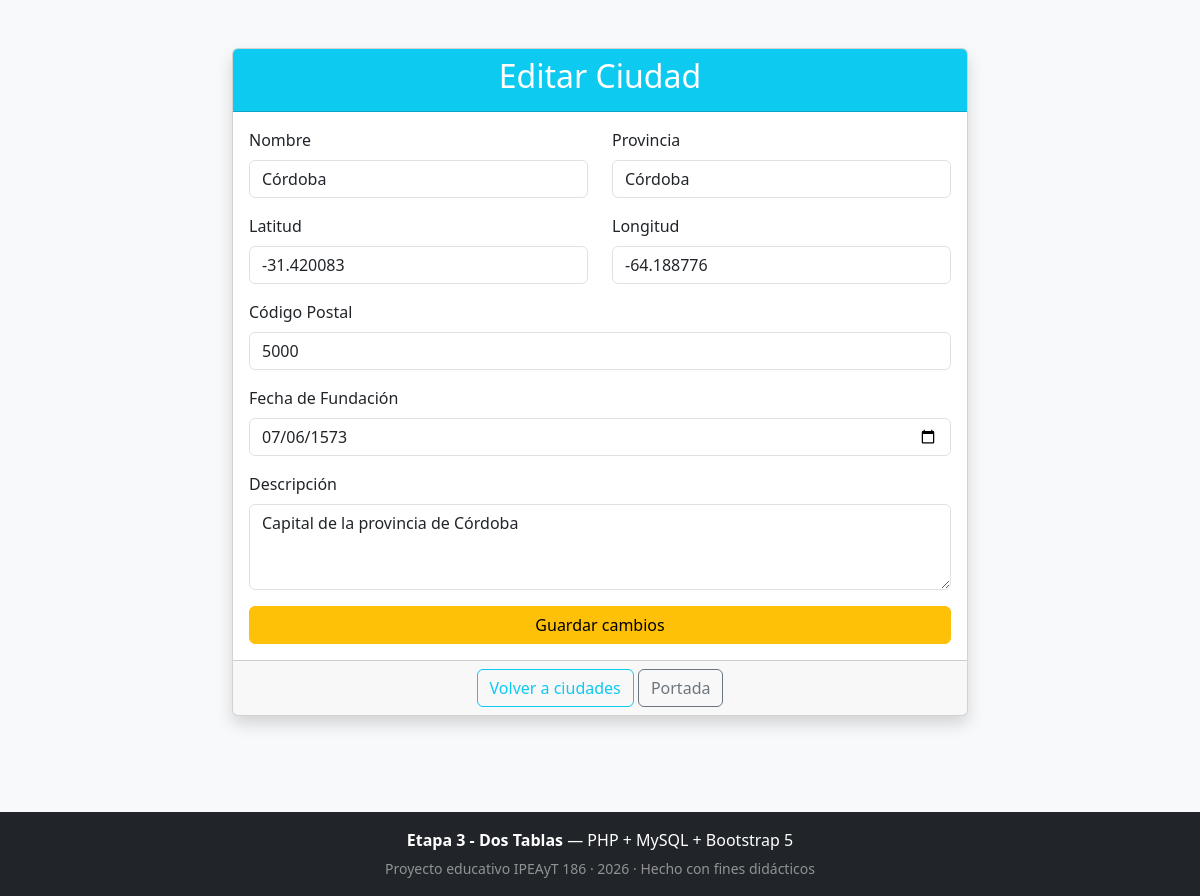
The page /src/ciudad/editCiudad.php?id=2 on the database its author committed.
### tables this page shows
CREATE TABLE IF NOT EXISTS ciudades (
     
    id INT AUTO_INCREMENT PRIMARY KEY,

     
    nombre VARCHAR(100) NOT NULL,
    provincia VARCHAR(100) NOT NULL,

     
     
    latitud DECIMAL(9,6),

     
     
    longitud DECIMAL(10,6),

     
    codigo_postal VARCHAR(10),

     
    descripcion TEXT,

     
    fecha_fundacion DATE
);

### lib/bd/gestionBaseDatos.php (called while the page is built, shortened)
<?php
function obtenerCiudadPorId($conexion, $id) {
    $sql = "SELECT * FROM ciudades WHERE id = ?";
    $stmt = $conexion->prepare($sql);
    $stmt->execute([$id]);
    return $stmt->fetch(PDO::FETCH_ASSOC);
}

### src/ciudad/editCiudad.php (the view, shortened to what this page needs)
<?php
require_once '../../lib/bd/gestionBaseDatos.php';
require_once '../../lib/html/funcionesHTML.php';
$conexion = obtenerConexion();
$ciudad = null;
$esEdicion = false;
if (isset($_GET['id'])) {
    $id = (int) $_GET['id'];
    $ciudad = obtenerCiudadPorId($conexion, $id);
    if ($ciudad) {
        $esEdicion = true;
    }
}
?>
<!DOCTYPE html>
<html lang="es">
<head>
    <link href="https://cdn.jsdelivr.net/npm/bootstrap@5.3.3/dist/css/bootstrap.min.css" rel="stylesheet">
</head>
<body class="bg-light">
    <div class="container py-5">
        <div class="row justify-content-center">
            <div class="col-md-8">
                <div class="card shadow">
                    <div class="card-header bg-info text-white text-center">
                        <h2><?php echo $esEdicion ? 'Editar Ciudad' : 'Nueva Ciudad'; ?></h2>
                    </div>
                    <div class="card-body">
                        <?php if (isset($_GET['id']) && !$ciudad): ?>
                            <div class="alert alert-danger">La ciudad no existe o el ID es inválido.</div>
                            <a href="viewCiudad.php" class="btn btn-primary">Volver a ciudades</a>
                        <?php else: ?>
                        <form action="gestionCiudad.php" method="POST">
                            <div class="row">
                                <div class="col-md-6 mb-3">
                                    <label for="nombre" class="form-label">Nombre</label>
                                    <input type="text" class="form-control" id="nombre" name="nombre" required
                                           value="<?php echo $esEdicion ? htmlspecialchars($ciudad['nombre']) : ''; ?>">
                                </div>
                                <div class="col-md-6 mb-3">
                                    <label for="provincia" class="form-label">Provincia</label>
                                    <input type="text" class="form-control" id="provincia" name="provincia" required
                                           value="<?php echo $esEdicion ? htmlspecialchars($ciudad['provincia']) : ''; ?>">
                                </div>
                            </div>
                            <div class="row">
                                <div class="col-md-6 mb-3">
                                    <label for="latitud" class="form-label">Latitud</label>
                                    <input type="number" step="any" class="form-control" id="latitud" name="latitud"
                                           value="<?php echo $esEdicion ? htmlspecialchars($ciudad['latitud']) : ''; ?>">
                                </div>
                                <div class="col-md-6 mb-3">
                                    <label for="longitud" class="form-label">Longitud</label>
                                    <input type="number" step="any" class="form-control" id="longitud" name="longitud"
                                           value="<?php echo $esEdicion ? htmlspecialchars($ciudad['longitud']) : ''; ?>">
                                </div>
                            </div>
                            <div class="mb-3">
                                <label for="codigo_postal" class="form-label">Código Postal</label>
                                <input type="text" class="form-control" id="codigo_postal" name="codigo_postal"
                                       value="<?php echo $esEdicion ? htmlspecialchars($ciudad['codigo_postal']) : ''; ?>">
                            </div>
                            <div class="mb-3">
                                <label for="fecha_fundacion" class="form-label">Fecha de Fundación</label>
                                <input type="date" class="form-control" id="fecha_fundacion" name="fecha_fundacion"
                                       value="<?php echo $esEdicion ? htmlspecialchars($ciudad['fecha_fundacion']) : ''; ?>">
                            </div>
                            <div class="mb-3">
                                <label for="descripcion" class="form-label">Descripción</label>
                                <textarea class="form-control" id="descripcion" name="descripcion" rows="3"><?php echo $esEdicion ? htmlspecialchars($ciudad['descripcion']) : ''; ?></textarea>
                            </div>
                            <div class="d-grid">
                                <button type="submit" class="btn <?php echo $esEdicion ? 'btn-warning' : 'btn-primary'; ?>">
                                    <?php echo $esEdicion ? 'Guardar cambios' : 'Crear ciudad'; ?>
                                </button>
                            </div>
                        </form>
                        <?php endif; ?>
                    </div>
                    <div class="card-footer text-center">
                        <a href="viewCiudad.php" class="btn btn-outline-info">Volver a ciudades</a>
                        <a href="../../index.php" class="btn btn-outline-secondary">Portada</a>
                    </div>
                </div>
            </div>
        </div>
    </div>
</body>
</html>

### rows shown on the page
ciudades: nombre "Córdoba", provincia "Córdoba", latitud "-31.420083", longitud "-64.188776", codigo_postal "5000", fecha_fundacion "07/06/1573", descripcion "Capital de la provincia de Córdoba"
